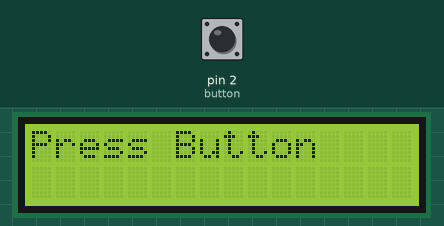
Simulated run of this sketch. Board: Arduino Uno, built with avr-gcc and run on an emulated ATmega328P. On the bench: 16×2 character LCD. The test bench sets the inputs (shaded band); at power-on: pin 2 (button) HIGH.

Above: at 1.2 s.
1.3 s: pin 2 (button) pulled LOW for 0.15 s
2.9 s: pin 2 (button) pulled LOW for 3.2 s
At 3.5 s:
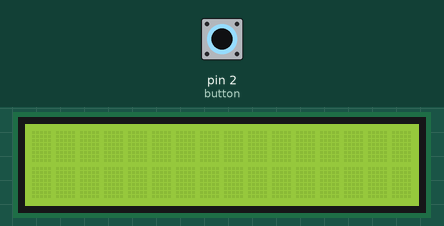
Timing chart, 0 to 5.9 s (numbered marks = the images above; inputs shaded):
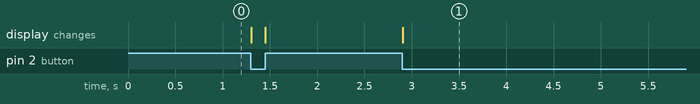

Measured:
- after the input at 2.9 s, the display: changes at once (image 1)

The sketch:

LCD_STUFF.ino
```cpp
/*
  SparkFun Inventor’s Kit
  Circuit 4A-HelloWorld

  The LCD will display the words "Hello World" and show how many seconds have passed since
  the RedBoard was last reset.

  This sketch was written by SparkFun Electronics, with lots of help from the Arduino community.
  This code is completely free for any use.

  View circuit diagram and instructions at: https://learn.sparkfun.com/tutorials/sparkfun-inventors-kit-experiment-guide---v41
  Download drawings and code at: https://github.com/sparkfun/SIK-Guide-Code
*/

#include <LiquidCrystal.h>          //the liquid crystal library contains commands for printing to the display

LiquidCrystal lcd(13, 12, 11, 10, 9, 8);   // tell the RedBoard what pins are connected to the display
int button = 2;


void setup() {
  pinMode(button, INPUT_PULLUP);
  lcd.begin(16, 2);                 //tell the lcd library that we are using a display that is 16 characters wide and 2 characters high
  lcd.clear();                      //clear the display
}

void loop() {

 if(digitalRead(button)==HIGH)
 {

  lcd.setCursor(0, 0);
  lcd.print("Press Button");


 }
if(digitalRead(button)==LOW)
{
  lcd.clear();
  lcd.setCursor(0,0);

}


}
```
